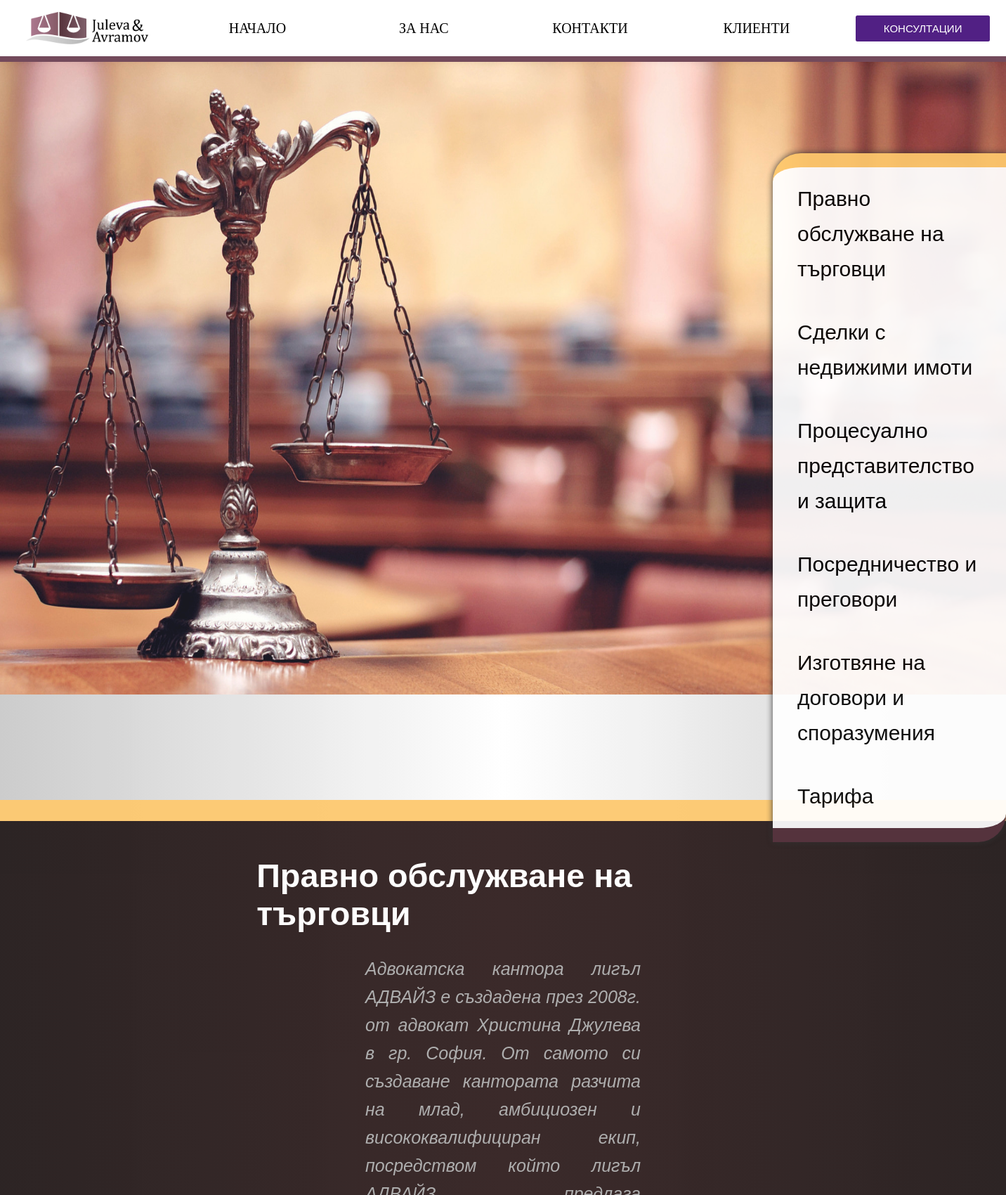
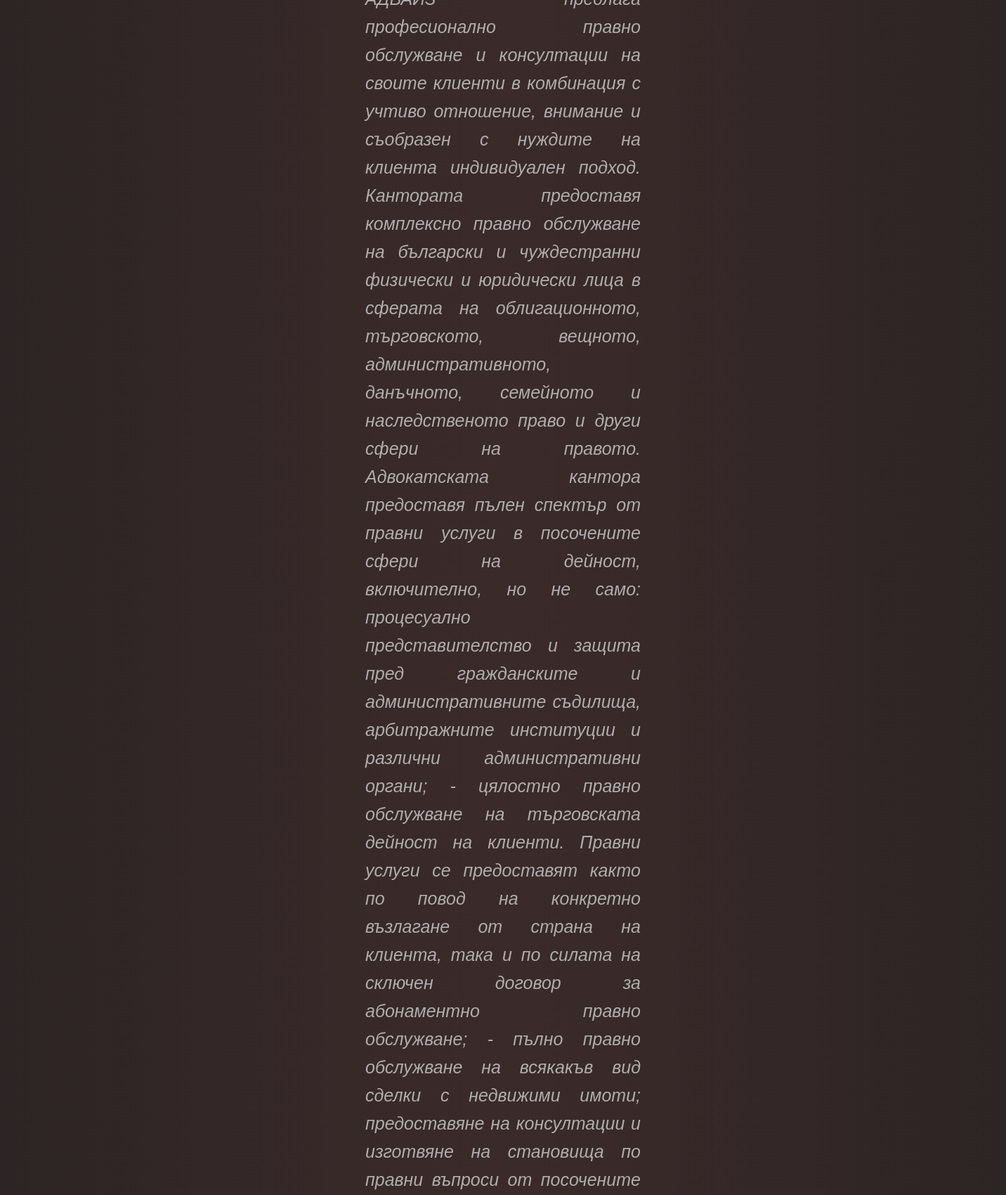
The page / (upper part) on the database its author committed (2 pictures, top to bottom).
### website/models.py (models this page shows, shortened)
class LegalServices(models.Model):
    service = models.CharField(max_length=100)
    information = models.TextField(max_length=None, null=True, blank=True)

### website/views.py (the view)
# urls.py: path('', home_page, name="home"),
def home_page(request):
    context = {'service': LegalServices.objects.all()}
    return render(request, 'home.html', context)

### templates/home.html (shortened to what this page needs)
{% extends 'index.html' %}
{% load static %}
{% block content %}
    <div class="Main">
        <div class="WallPaperDiv"></div>
        <div class="ServiceDiv">
            {% for serv in service %}
                <a href="#{{ serv.service }}" class="ServiceHedder">{{ serv.service }}</a>
            {% endfor %}
        </div>
    </div>
    <div class="ServiceInformationDiv">
        {% for serv in service %}
            <div class="LineSepareter"></div>
            <div class="HeaderServ"><h3>{{ serv.service }}</h3></div>
            <div class="ServiceInformation">
                <p class="InformationText" id="{{ serv.service }}">{{ serv.information }}</p>
            </div>
        {% endfor %}
    </div>
{% endblock %}

### templates/index.html (shortened to what this page needs)
{% load static %}
<!DOCTYPE html>
<html lang="en">
<head>
    <link rel="stylesheet" href="{% static 'styles.css' %}">
</head>
<body>
    <div class="navbar">
        <div class="LogoDIV">
            <img src="{% static 'pics/logo.png' %}" alt="Logo Pic" class="LogoNavBar">
        </div>
        <a href="{% url 'home' %}" class="home">НАЧАЛО</a>
        <a href="{% url 'about' %}" class="about">ЗА НАС</a>
        <a href="{% url 'contacts' %}" class="contacts">КОНТАКТИ</a>
        <a href="{% url 'clients' %}" class="clients">КЛИЕНТИ</a>
        <div class="AskButtonNavbar">
            <a href="{% url 'consultation' %}" class="ButtonAsk">КОНСУЛТАЦИИ</a>
        </div>
    </div>
    {% block content %}
    {% endblock %}
</body>
</html>

### staticfiles/styles.css (style rules this page uses)
* { margin: 0; padding: 0; }
body { background: linear-gradient(to left, #dcdcdc, white, #dcdcdc); }
.navbar { background-color: white; display: flex; height: 80px; box-shadow: 0px 0px 10px rgb(101, 101, 101); border-bottom:8px solid #734a5b; }
.LogoDIV, .home, .about, .clients, .contacts, .AskButtonNavbar { display: flex; justify-content: center; align-items: center; width: 20%; }
.home, .about, .clients, .contacts { font-family: Myriad Pro; text-decoration: none; color: black; font-size: 20px; transition-property: color; }
.home, .about, .clients, .contacts { transition-property: background; }
.LogoDIV { overflow: hidden; width: 300px; }
.LogoNavBar { width: 70%; height: 70%; object-fit: contain; }
.ButtonAsk { padding: 10px 40px 10px 40px; color: white; background: #512084; font-family: Arial; font-size: 15px; border-radius: 2.5px; border: none; transition-property: background-color, padding, font-size; text-decoration: none; text-align: center; }
.Main { position: relative; display: flex; }
.WallPaperDiv { position: fixed; background-image: url("pics/nullxnull.jpg"); opacity: 90%; background-position: center; height: 900px; width: 100%; background-repeat: no-repeat; background-size: 100% 100%; }
.ServiceDiv { margin: 130px 0 0 1100px; border-top:20px solid #fdc76c; border-bottom:20px solid #593540; border-bottom-right-radius: 40px; border-top-left-radius: 40px; position: absolute; z-index: 2; display: inline-flex; flex-direction: column; justify-content: center; box-shadow: 0px 0px 10px rgb(51, 50, 50); background: #ffffff; opacity: 93%; }
.ServiceHedder { border-bottom-right-radius: 20px; border-top-left-radius: 20px; text-decoration: none; font-family: Arial; font-weight: lighter; font-size: 30px; line-height: 50px; padding: 20px 35px 20px 35px; color: black; }
.ServiceInformationDiv { position: absolute; z-index: 1; margin-top: 900px; display: flex; flex-direction: column; justify-content: center; align-items: center; background: linear-gradient(to left, #1f1616, #2d1a1a, #1f1616); opacity: 93%; }
.LineSepareter { width: 100%; height: 150px; background: linear-gradient(to left, #cbcbcb, white, #cbcbcb); border-bottom: 30px solid #fdc76c; }
.ServiceInformation { margin: 20px 500px 60px 500px; display: flex; flex-direction: column; justify-content: center; align-items: center; padding: 20px 20px 20px 20px; text-align: justify; border-radius: 10px; }
.InformationText { font-family: Arial; font-weight: lighter; font-style: italic; font-size: 25px; line-height: 40px; color: #a8a8a8; }
.HeaderServ { display: inline-flex; margin-top: 80px; margin-bottom: 20px; align-items: center; height: 50px; width: 49%; font-size: 40px; font-family: Arial; color: white; }

### rows shown on the page
LegalServices: service "Правно обслужване на търговци"
LegalServices: service "Сделки с недвижими имоти"
LegalServices: service "Процесуално представителство и защита"
LegalServices: service "Посредничество и преговори"
LegalServices: service "Изготвяне на договори и споразумения"
LegalServices: service "Тарифа"
